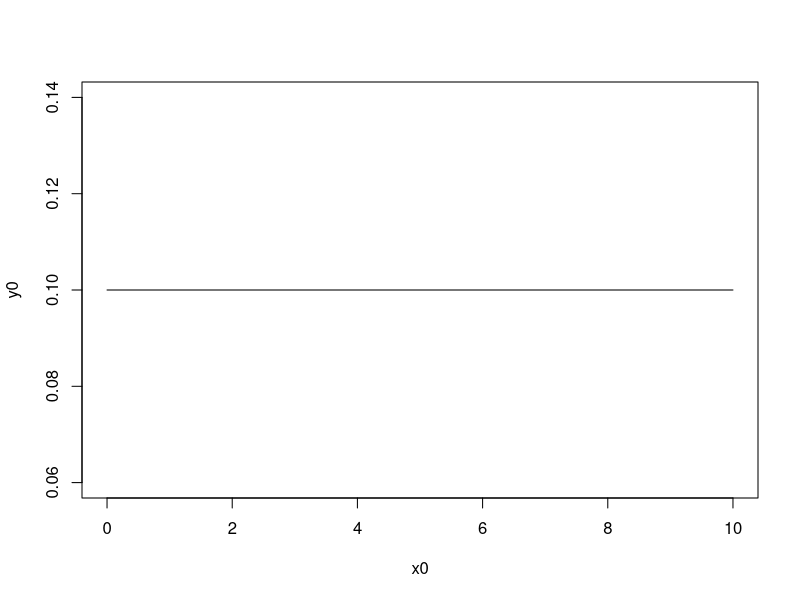
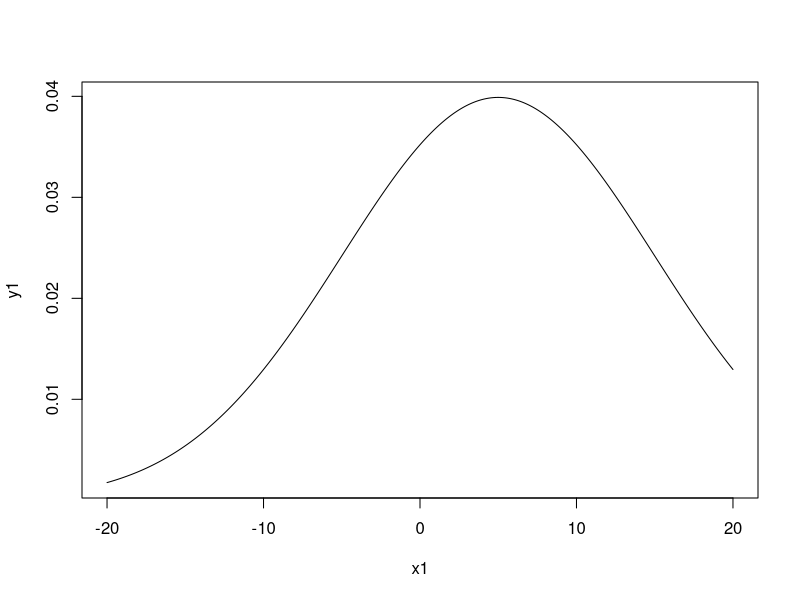
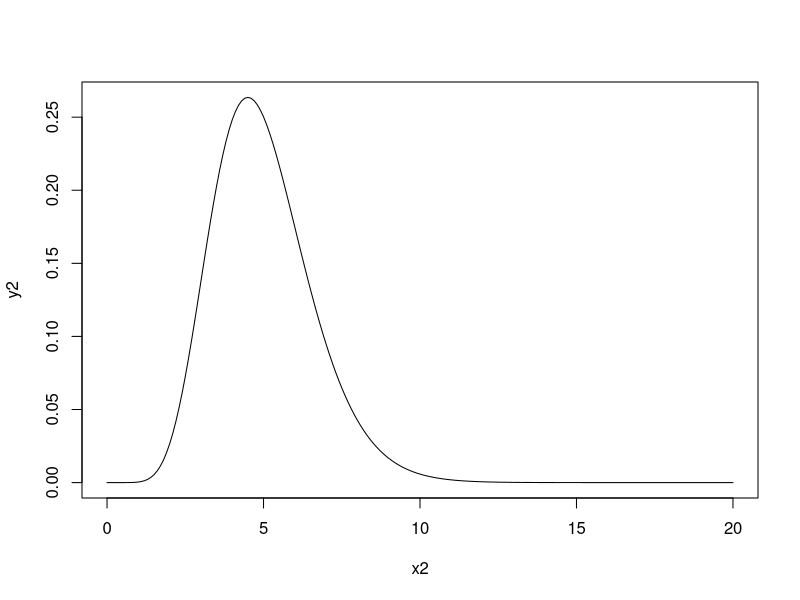
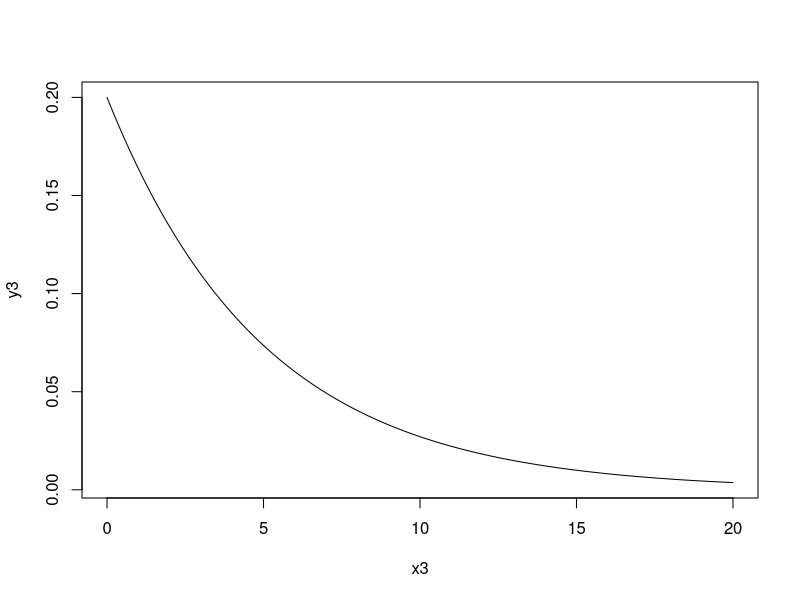

Source code (R) for these figures, in order:
f0 <- function(x,a=0,b=1){1/(b-a)+0*x}
a <- 0
b <- 10

x0 <- seq(a,b,0.1)
y0 <- f0(x0,a,b)

plot(x0,y0,type='l')




f1 <- function(x,m=0,s=1){1/(sqrt(2*pi*s^2))*exp(-0.5*((x-m)/s)^2)}

x1 <- seq(-20,20,0.1)
y1 <- f1(x1, 5, 10)

plot(x1,y1,type='l')



f2 <- function(x,a=1,b=1){b^a/gamma(a)*(x)^(a-1)*exp(-b*x)}

x2 <- seq(0,20,0.1)
y2 <- f2(x2,10,2)

plot(x2,y2,type='l')


f3 <- function(x,lambda=1){lambda*exp(-lambda*x)}

x3 <- seq(0,20,0.1)
y3 <- f3(x3,.2)

plot(x3,y3,type='l')

